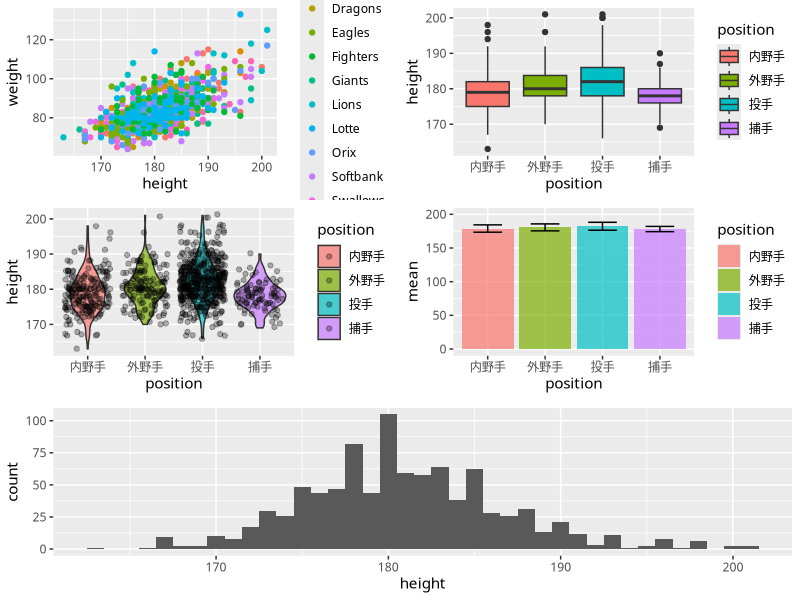

R code for this plot: (Note: this script raises an error after producing the figure.)
rm(list=ls())
library(tidyverse)
sample <- read.csv("baseball2020.csv", fileEncoding = "utf-8", header = TRUE)
weight <- read.csv("SimpleWeight.csv") %>% 
    mutate(date = paste0(year,"/",month,"/",day)) %>% 
    mutate(date = lubridate::ymd(date))
old = theme_set(theme_gray(base_family="HiraKakuProN-W3"))
# 散布図
g1 <- ggplot(sample, aes(x = height, y = weight, colour = team, fill = team))+ geom_point()
# ボックスプロット
g2 <- sample %>% select(position,height) %>% na.omit %>% 
    ggplot(aes(x= position,y=height,fill=position))+geom_boxplot()
# バイオリンプロット
g3 <- sample %>% select(position,height) %>% na.omit %>% 
    ggplot(aes(x= position,y=height,fill=position))+geom_violin(alpha=0.7)+geom_jitter(alpha=0.3)
# バープロット
g4 <- sample %>% select(height,position) %>% na.omit %>% 
    group_by(position) %>% 
    summarise(mean = mean(height), sd= sd(height)) %>% 
    ggplot(aes(x=position,y=mean,fill=position))+
    geom_bar(stat="identity",alpha=0.7)+ylim(0,200)+
    geom_errorbar(aes(ymin=mean-sd,ymax=mean+sd),width=.5)
# ヒストグラム
g5 <- sample %>% ggplot(aes(x=height))+geom_histogram(binwidth = 1)

g6 <- ggplot(sample, aes(x = height, y = weight, colour = team, fill = team,shape=position))+ geom_point()+
    xlab("height") + ylab("weight")+ facet_wrap(~team)

# 折れ線グラフ
g7 <- weight %>% ggplot(aes(x=date,y=weight))+geom_point()+geom_line()

gX <- gridExtra::grid.arrange(g1,g2, g3, g4,g5,layout_matrix = rbind(c(1, 2),
                                                               c(3, 4),5))

ggsave(gX,filename = "../images/text03/Rplot03_01.png", dpi = 600, width = 12, height = 12)

ggsave(g6,filename = "../images/text03/Rplot03_02.png", dpi = 600, width = 12, height = 6)

ggsave(g7,filename = "../images/text03/Rplot03_03.png", dpi = 600, width = 12, height = 6)

# 離散と連続
g8 <- sample %>% select(height,weight) %>% 
    na.omit %>% 
    ggplot(aes(x=weight,y=height))+geom_point()
g9 <- sample %>% select(height,position) %>% 
    na.omit %>% 
    ggplot(aes(x=position,y=height))+geom_point()

ggsave(gridExtra::grid.arrange(g8,g9,ncol=2),filename = "../images/text03/Rplot03_04.png", dpi = 600, width = 12, height = 6)
